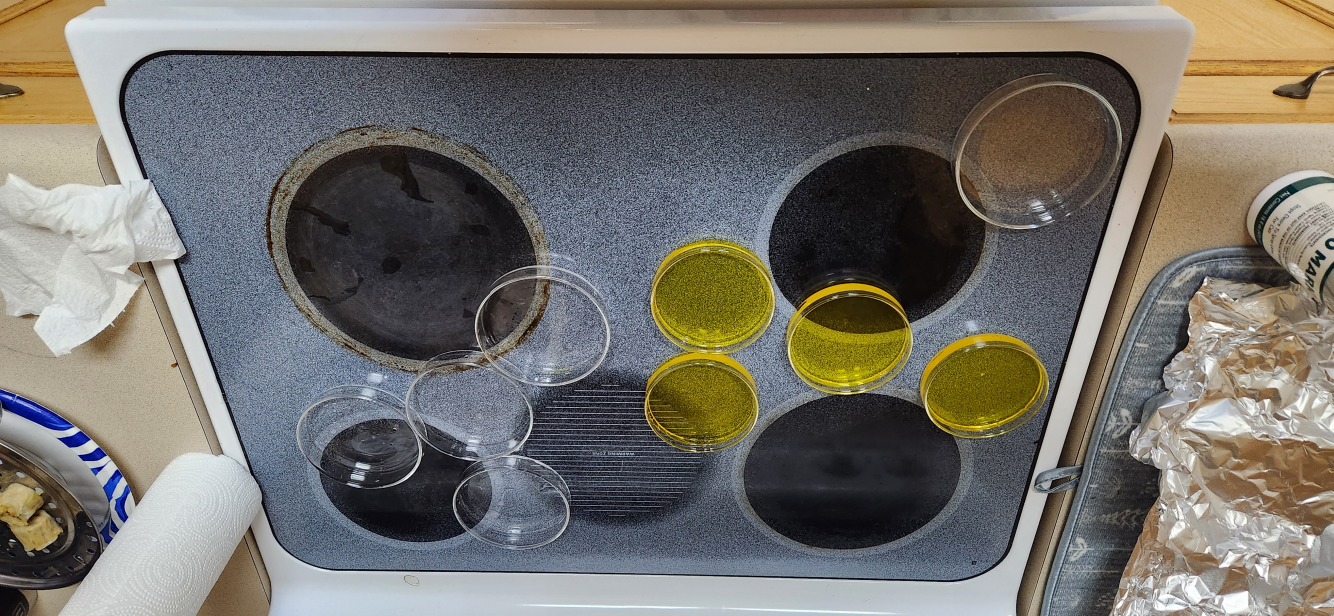
#> input picture Blank_Jello_Plates.jpg, 4000 x 1848 px (shown at 1/3 size); its folder holds only this picture in this run
$ python t.py
#> lines starting #> are read from the running program, lines starting #| are printed output that depends on the picture; after the words box and inside, x2 and y2 are one past the last pixel; in counts of white or black regions, pixels touching at a corner belong together
import numpy as np
import matplotlib.pyplot as plt
import os
from PIL import Image
from matplotlib.widgets import Button, Slider

images_folder = "jello_blue"
os.chdir(images_folder)
image_files = os.listdir()
DR = 300
CENTER = [699, 1972]
RED = np.array([255,0,0])
BLUE = np.array([83,152,108])
BUFFER =149
def proccess_image(fn):

#> in proccess_image, data is the input picture: shape (1848, 4000, 3); mean R, G, B 116.8, 113.6, 106.8
	def update_mask(self,center=CENTER):
		pixlocs=np.array(np.meshgrid(np.arange(data.shape[0]),np.arange(data.shape[1]))).T
		pix = np.logical_and.reduce([data[:,:,i]<buf_slider.val for i in range(3)]+[pixlocs[:,:,0]>(center[0]-DR/2),pixlocs[:,:,1]>(center[1]-DR/2),pixlocs[:,:,0]<(center[0]+DR/2),pixlocs[:,:,1]<(center[1]+DR/2)])
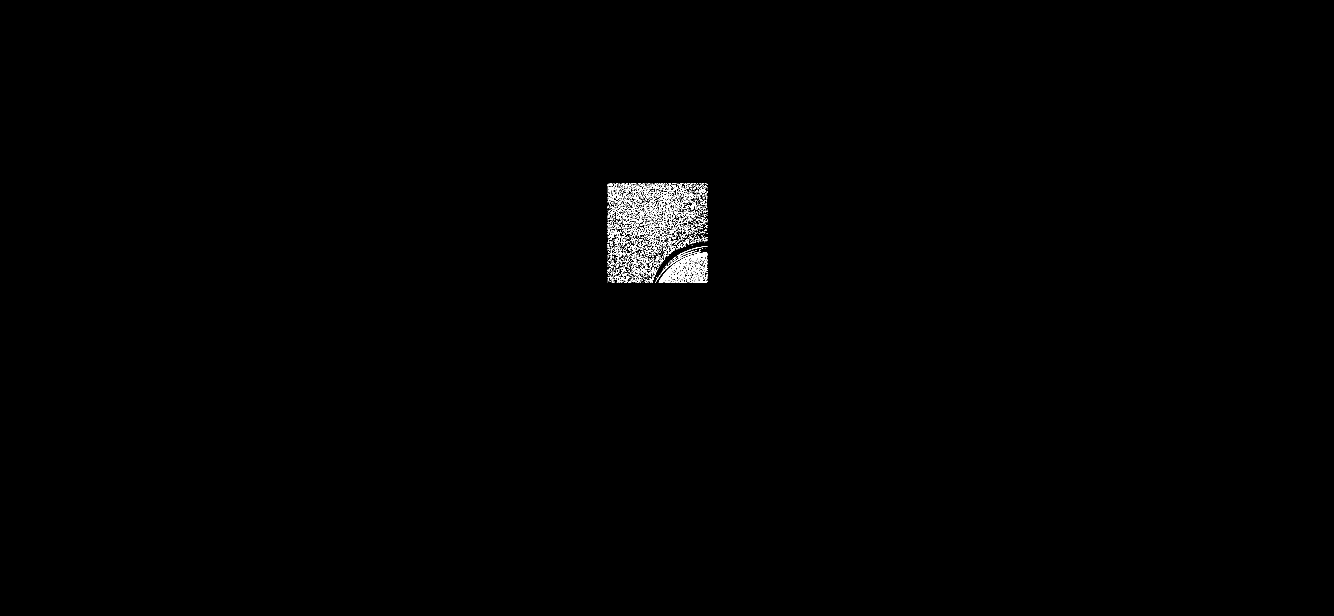
#> pix: shape (1848, 4000) bool (shown at 1/3 size); 0.41% white in thin lines or dots, all inside (x1, y1, x2, y2) = (1823, 550, 2122, 849)
		# pix = np.logical_and.reduce([pixlocs[:,:,0]>(center[0]-DR/2),pixlocs[:,:,1]>(center[1]-DR/2),pixlocs[:,:,0]<(center[0]+DR/2),pixlocs[:,:,1]<(center[1]+DR/2)])
		counts = np.sum(pix)
#> counts = 30544
		print(counts)
#| 30544
		mask = data.copy()
		mask[pix]=RED
		im.set_data(mask)

	def get_rgb_from_click(event):
		if event.inaxes: # Check if the click was within the axes
			RGB_data = data[int(event.ydata),int(event.xdata)]
			print([int(event.ydata),int(event.xdata)])

	data = np.array(Image.open(fn).convert('RGB'))
	fig,ax = plt.subplots()

	axbuf = fig.add_axes([0.1, 0.25, 0.0225, 0.63])
	buf_slider = Slider(ax=axbuf,label='Buffer',valmin=10,valmax=200,valinit=110,orientation="vertical")
	buf_slider.on_changed(update_mask)
	im = ax.imshow(data)
	update_mask(None)
	cid = fig.canvas.mpl_connect('button_press_event', get_rgb_from_click)
	plt.show()
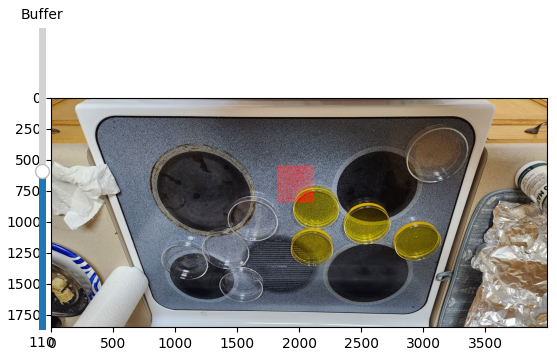
#> figure drawn by matplotlib, 2 panels


for image_file in image_files[:1]:
	proccess_image(image_file)
